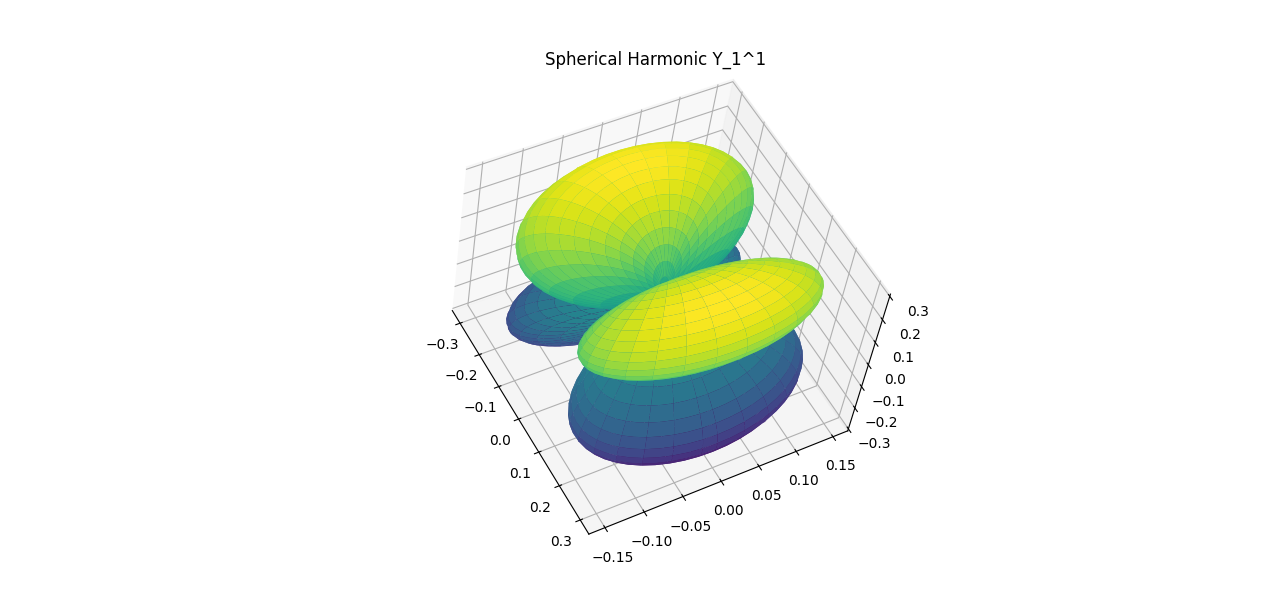

This figure's Python source:
import numpy as np
import matplotlib.pyplot as plt
from scipy.special import sph_harm

# Param
theta = np.linspace(0, np.pi, 100)
phi = np.linspace(0, 2 * np.pi, 100)
theta, phi = np.meshgrid(theta, phi)
l, m = 2, 1 # Quantum numbers

# Spherical Harmonics
Y = sph_harm(m, l, phi, theta)
Y_real = np.real(Y)

# Convert to Cartesian for plotting
x = np.sin(theta) * np.cos(phi) * Y_real
y = np.sin(theta) * np.sin(phi) * Y_real
z = np.cos(theta) * Y_real

# Plot
fig = plt.figure()
ax = fig.add_subplot(111, projection='3d')
ax.plot_surface(x, y, z, cmap='viridis')
ax.set_title(f'Spherical Harmonic Y_{1}^{m}')
plt.show()
